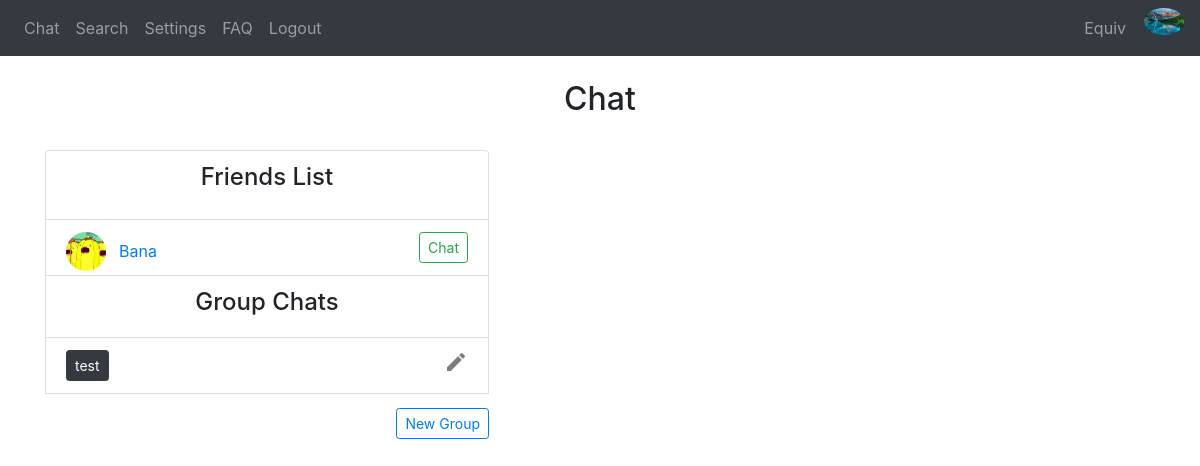
Page / (signed in) on the earlier database version.
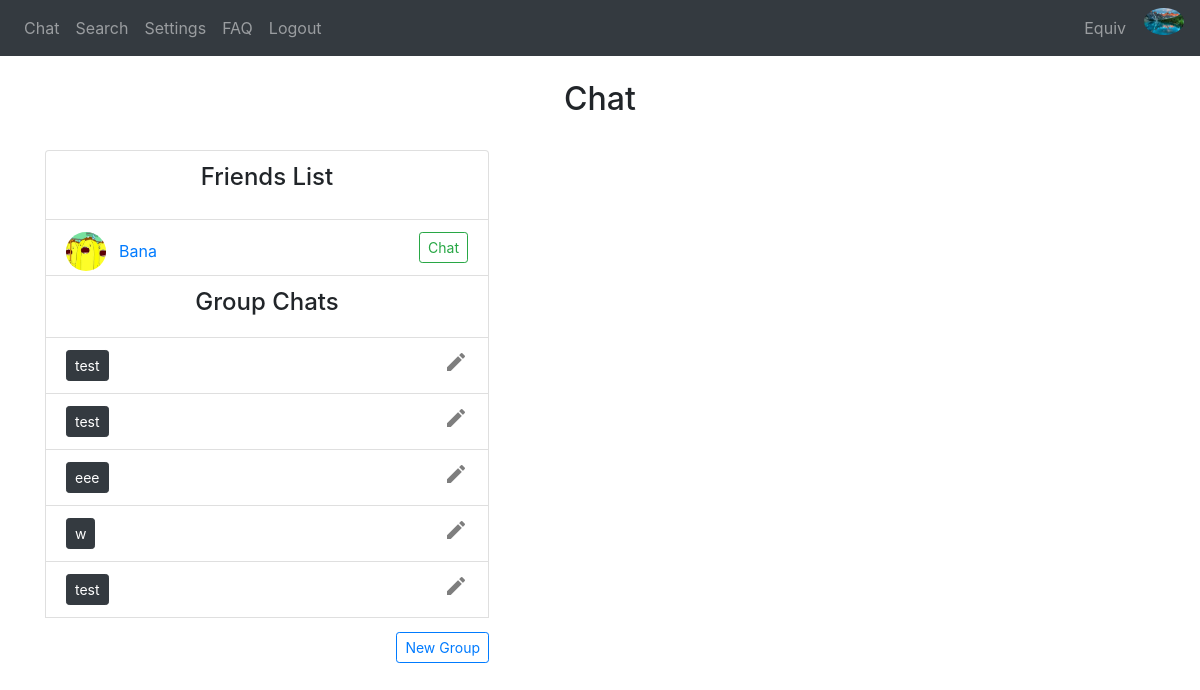
Same page on the later database version.
### website/models.py (models this page shows)
class User(db.Model, UserMixin):
    username = db.Column(db.String(150), unique=True)
    password = db.Column(db.String(150))
    answer = db.Column(db.String(150)) # security word
    question = db.Column(db.String(150)) # security question
    first_name = db.Column(db.String(150))
    status = db.Column(db.String(150))
    messages = db.relationship('Message')
    friends_list = db.relationship('Friend')
    id = db.Column(db.Integer, primary_key=True)
    name = db.Column(db.String(20))
    groups = db.relationship('Group', secondary=user_groups, backref=db.backref('members', lazy='dynamic'))
    image_file = db.Column(db.String(20), nullable=False, default='default.jpg')

class Friend(db.Model):
    id = db.Column(db.Integer, primary_key=True)
    user_id = db.Column(db.Integer, db.ForeignKey('user.id')) #one-to-many relationship
    friend_id = db.Column(db.Integer)
    friend_name = db.Column(db.String(10000))

class Group(db.Model):
    group_id = db.Column(db.Integer, primary_key=True)
    group_name = db.Column(db.String(20))

### website/views.py (the view, shortened to what this page needs)
@views.route('/', methods=['GET', 'POST'])
@login_required
def chat():
    recipient = None
    user_db = User.query.all()
    message_db = Message.query.all()
    return render_template("chat.html", User=User, user=current_user, username=current_user.username, user_db=user_db, Message = Message, recipient=recipient, desc=desc, redirect=redirect)

### website/__init__.py (called while the page is built)
def create_app():
    app = Flask(__name__)
    app.config['SECRET_KEY'] = 'wadkjwlajda'
    app.config['SQLALCHEMY_DATABASE_URI'] = f'sqlite:///{DB_NAME}'
    db.init_app(app)
    from .views import views
    from .auth import auth
    from .group_views import group_views
    app.register_blueprint(views, url_prefix='/')
    app.register_blueprint(auth, url_prefix='/')
    app.register_blueprint(group_views, url_prefix='/')
    from .models import User, Message
    create_database(app)
    login_manager = LoginManager()
    login_manager.login_view = 'auth.login'
    login_manager.init_app(app)
    @login_manager.user_loader
    def load_user(id):
        return User.query.get(int(id))
    return app

### website/templates/chat.html (shortened to what this page needs)
{% extends "base.html" %} {% block title %}Chat{% endblock %} {% block content
    %}
    <h2 align="center">Chat</h2>
    <br />
<div style="float: left; width: 40%; padding-left: 0%">
    <li style="height: 70px" class="list-group-item"><h4 align="center">Friends List</h4></li>
    {% if user.friends_list %}
        {% for friend in user.friends_list %}
            <li class="list-group-item">
                <div style="float: left"><img style="width:40px" class="rounded-circle account-img" src="{{ url_for('static', filename='profile_pics/' + User.query.filter(User.id == friend.friend_id).first_or_404().image_file) }}"></div>
                <div style="float: left"><a class="btn btn-link" id="chat" href="/profile/{{User.query.filter(User.id == friend.friend_id).first_or_404().username}}">{{User.query.filter(User.id == friend.friend_id).first_or_404().username}}</a></div>
                <div align="right"><a class="btn btn-outline-success btn-sm" id="chat" href="/chat/{{User.query.filter(User.id == friend.friend_id).first_or_404().username}}">Chat</a></div>
            </li>
        {% endfor %}
    {% endif %}
    {% if user.groups %}
    <li class="list-group-item"><h4 align="center">Group Chats</h4></li>
        {% for group in user.groups %}
            <li class="list-group-item">
                <a class="btn btn-dark btn-sm" id="chat" href="/group-chat/{{group.group_id}}">{{group.group_name}}</a>
                <div style="float: right; width: 5%"><a class="close" id="chat" href="/change-group-name/{{group.group_id}}"><span aria-hidden="true"><i class="material-icons">mode_edit</i></span></a></div>
            </li>
        {% endfor %}
    {% endif %}
    <div style="float: right; padding-top: 3%"><a class="btn btn-outline-primary btn-sm" id="create-group" href="/create-group">New Group</a></div>
</div>
{% endblock %}

### website/templates/base.html (shortened to what this page needs)
<!DOCTYPE html>
<html>
  <head>
    <link
      rel="stylesheet"
      href="https://stackpath.bootstrapcdn.com/bootstrap/4.4.1/css/bootstrap.min.css"
    />
    <link
      rel="stylesheet"
      href="https://stackpath.bootstrapcdn.com/font-awesome/4.7.0/css/font-awesome.min.css"
    />
  </head>
  <body>
    <nav class="navbar navbar-expand-lg navbar-dark bg-dark">
      <div class="collapse navbar-collapse" id="navbar">
        <div class="navbar-nav">
          {% if user.is_authenticated %}
            <a class="nav-item nav-link" id="chat" href="/">Chat</a>
            <a class="nav-item nav-link" id="search" href="/search">Search</a>
            <a class="nav-item nav-link" id="settings" href="/settings">Settings</a>
            <a class="nav-item nav-link" id="faq" href="/faq">FAQ</a>
            <a class="nav-item nav-link" id="logout" href="/logout">Logout</a>
          {% else %}
            <a class="nav-item nav-link" id="login" href="/login">Log In</a>
            <a class="nav-item nav-link" id="signUp" href="/sign-up">Sign Up</a>
            <a class="nav-item nav-link" id="faq" href="/faq">FAQ</a>
          {% endif %}
        </div>
      </div>
      <div class="collapse navbar-collapse justify-content-end" id="navbar">
        <div class="navbar-nav">
          {% if user.is_authenticated %}
          <a class="nav-item nav-link" id="chat" href="/profile">{{user.username}}</a>
          <div style="float: right; padding-left: 10px"><a href="/profile"><img style="width:40px" class="rounded-circle account-img" src="{{ url_for('static', filename='profile_pics/' + current_user.image_file) }}"></a></div>
          {% endif %}
        </div>
      </div>
    </nav>
    <br />
    <div class="container">{% block content %} {% endblock %}</div>
  </body>
</html>

Differences in the rows shown:
added Group: group_name "test"
added Group: group_name "eee"
added Group: group_name "w"
added Group: group_name "test"
